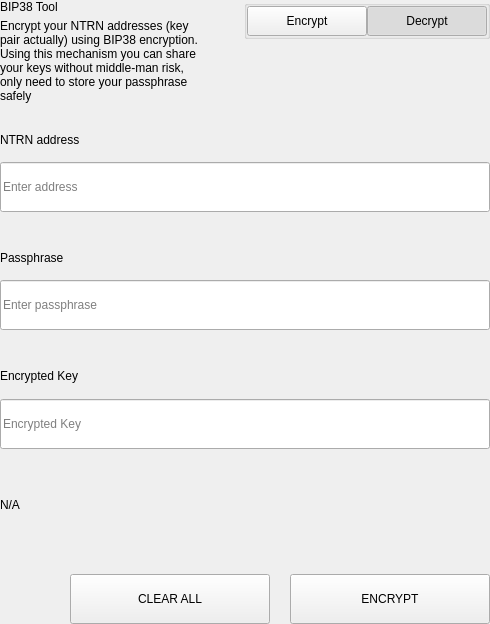
<?xml version="1.0" encoding="UTF-8"?>
<ui version="4.0">
 <class>SettingsBitToolWidget</class>
 <widget class="QWidget" name="SettingsBitToolWidget">
  <property name="geometry">
   <rect>
    <x>0</x>
    <y>0</y>
    <width>490</width>
    <height>624</height>
   </rect>
  </property>
  <property name="windowTitle">
   <string>Form</string>
  </property>
  <layout class="QVBoxLayout" name="verticalLayout">
   <property name="spacing">
    <number>0</number>
   </property>
   <property name="leftMargin">
    <number>0</number>
   </property>
   <property name="topMargin">
    <number>0</number>
   </property>
   <property name="rightMargin">
    <number>0</number>
   </property>
   <property name="bottomMargin">
    <number>0</number>
   </property>
   <item>
    <widget class="QWidget" name="left" native="true">
     <layout class="QVBoxLayout" name="verticalLayout_3">
      <property name="leftMargin">
       <number>0</number>
      </property>
      <property name="topMargin">
       <number>0</number>
      </property>
      <property name="rightMargin">
       <number>0</number>
      </property>
      <property name="bottomMargin">
       <number>0</number>
      </property>
      <item>
       <layout class="QVBoxLayout" name="verticalLayout_2">
        <property name="spacing">
         <number>0</number>
        </property>
        <item>
         <layout class="QHBoxLayout" name="horizontalLayout_3" stretch="3,1">
          <property name="spacing">
           <number>40</number>
          </property>
          <item>
           <layout class="QVBoxLayout" name="verticalLayoutTitle">
            <property name="spacing">
             <number>5</number>
            </property>
            <item>
             <widget class="QLabel" name="labelTitle">
              <property name="text">
               <string>BIP38 Tool</string>
              </property>
             </widget>
            </item>
            <item>
             <widget class="QLabel" name="labelSubtitle1">
              <property name="text">
               <string>Encrypt your NTRN addresses (key pair actually) using BIP38 encryption.
Using this mechanism you can share your keys without middle-man risk, only need to store your passphrase safely</string>
              </property>
              <property name="wordWrap">
               <bool>true</bool>
              </property>
             </widget>
            </item>
           </layout>
          </item>
          <item alignment="Qt::AlignTop">
           <widget class="QGroupBox" name="groupBox">
            <property name="title">
             <string/>
            </property>
            <property name="alignment">
             <set>Qt::AlignLeading|Qt::AlignLeft|Qt::AlignTop</set>
            </property>
            <layout class="QHBoxLayout" name="horizontalLayout_4">
             <property name="spacing">
              <number>0</number>
             </property>
             <property name="leftMargin">
              <number>0</number>
             </property>
             <property name="topMargin">
              <number>0</number>
             </property>
             <property name="rightMargin">
              <number>0</number>
             </property>
             <property name="bottomMargin">
              <number>0</number>
             </property>
             <item>
              <spacer name="horizontalSpacer">
               <property name="orientation">
                <enum>Qt::Horizontal</enum>
               </property>
               <property name="sizeHint" stdset="0">
                <size>
                 <width>40</width>
                 <height>20</height>
                </size>
               </property>
              </spacer>
             </item>
             <item>
              <widget class="QPushButton" name="pushLeft">
               <property name="minimumSize">
                <size>
                 <width>120</width>
                 <height>30</height>
                </size>
               </property>
               <property name="maximumSize">
                <size>
                 <width>120</width>
                 <height>30</height>
                </size>
               </property>
               <property name="focusPolicy">
                <enum>Qt::NoFocus</enum>
               </property>
               <property name="text">
                <string>Encrypt</string>
               </property>
               <property name="checkable">
                <bool>true</bool>
               </property>
               <property name="autoExclusive">
                <bool>true</bool>
               </property>
              </widget>
             </item>
             <item>
              <widget class="QPushButton" name="pushRight">
               <property name="minimumSize">
                <size>
                 <width>120</width>
                 <height>30</height>
                </size>
               </property>
               <property name="maximumSize">
                <size>
                 <width>120</width>
                 <height>30</height>
                </size>
               </property>
               <property name="focusPolicy">
                <enum>Qt::NoFocus</enum>
               </property>
               <property name="text">
                <string>Decrypt</string>
               </property>
               <property name="checkable">
                <bool>true</bool>
               </property>
               <property name="checked">
                <bool>true</bool>
               </property>
               <property name="autoExclusive">
                <bool>true</bool>
               </property>
              </widget>
             </item>
            </layout>
           </widget>
          </item>
         </layout>
        </item>
        <item>
         <widget class="QStackedWidget" name="stackedWidget">
          <property name="currentIndex">
           <number>1</number>
          </property>
          <widget class="QWidget" name="pageDecrypt">
           <layout class="QVBoxLayout" name="verticalLayout_5">
            <property name="spacing">
             <number>0</number>
            </property>
            <property name="leftMargin">
             <number>0</number>
            </property>
            <property name="topMargin">
             <number>0</number>
            </property>
            <property name="rightMargin">
             <number>0</number>
            </property>
            <property name="bottomMargin">
             <number>0</number>
            </property>
            <item>
             <widget class="QWidget" name="widget" native="true">
              <property name="minimumSize">
               <size>
                <width>0</width>
                <height>100</height>
               </size>
              </property>
              <layout class="QVBoxLayout" name="verticalLayout_4">
               <property name="spacing">
                <number>0</number>
               </property>
               <property name="leftMargin">
                <number>0</number>
               </property>
               <property name="topMargin">
                <number>0</number>
               </property>
               <property name="rightMargin">
                <number>0</number>
               </property>
               <property name="bottomMargin">
                <number>0</number>
               </property>
               <item>
                <spacer name="verticalSpacer_2">
                 <property name="orientation">
                  <enum>Qt::Vertical</enum>
                 </property>
                 <property name="sizeType">
                  <enum>QSizePolicy::Fixed</enum>
                 </property>
                 <property name="sizeHint" stdset="0">
                  <size>
                   <width>20</width>
                   <height>20</height>
                  </size>
                 </property>
                </spacer>
               </item>
               <item>
                <layout class="QHBoxLayout" name="horizontalLayout_6" stretch="2">
                 <property name="spacing">
                  <number>0</number>
                 </property>
                 <item>
                  <layout class="QVBoxLayout" name="verticalLayout_7">
                   <property name="spacing">
                    <number>9</number>
                   </property>
                   <item>
                    <widget class="QLabel" name="labelSubtitleKey">
                     <property name="minimumSize">
                      <size>
                       <width>0</width>
                       <height>20</height>
                      </size>
                     </property>
                     <property name="maximumSize">
                      <size>
                       <width>16777215</width>
                       <height>20</height>
                      </size>
                     </property>
                     <property name="text">
                      <string>Encrypted key</string>
                     </property>
                    </widget>
                   </item>
                   <item>
                    <widget class="QLineEdit" name="lineEditKey">
                     <property name="minimumSize">
                      <size>
                       <width>0</width>
                       <height>50</height>
                      </size>
                     </property>
                     <property name="maximumSize">
                      <size>
                       <width>16777215</width>
                       <height>50</height>
                      </size>
                     </property>
                     <property name="placeholderText">
                      <string>Enter a encrypted key</string>
                     </property>
                    </widget>
                   </item>
                  </layout>
                 </item>
                </layout>
               </item>
               <item>
                <spacer name="verticalSpacer_3">
                 <property name="orientation">
                  <enum>Qt::Vertical</enum>
                 </property>
                 <property name="sizeType">
                  <enum>QSizePolicy::Fixed</enum>
                 </property>
                 <property name="sizeHint" stdset="0">
                  <size>
                   <width>20</width>
                   <height>20</height>
                  </size>
                 </property>
                </spacer>
               </item>
               <item>
                <layout class="QVBoxLayout" name="verticalLayout_9">
                 <property name="spacing">
                  <number>9</number>
                 </property>
                 <item>
                  <widget class="QLabel" name="labelSubtitlePassphrase">
                   <property name="maximumSize">
                    <size>
                     <width>16777215</width>
                     <height>20</height>
                    </size>
                   </property>
                   <property name="text">
                    <string>Passphrase</string>
                   </property>
                  </widget>
                 </item>
                 <item>
                  <widget class="QLineEdit" name="lineEditPassphrase">
                   <property name="minimumSize">
                    <size>
                     <width>0</width>
                     <height>50</height>
                    </size>
                   </property>
                   <property name="maximumSize">
                    <size>
                     <width>16777215</width>
                     <height>50</height>
                    </size>
                   </property>
                   <property name="placeholderText">
                    <string>Enter a passphrase</string>
                   </property>
                  </widget>
                 </item>
                </layout>
               </item>
               <item>
                <spacer name="verticalSpacer_4">
                 <property name="orientation">
                  <enum>Qt::Vertical</enum>
                 </property>
                 <property name="sizeType">
                  <enum>QSizePolicy::Fixed</enum>
                 </property>
                 <property name="sizeHint" stdset="0">
                  <size>
                   <width>20</width>
                   <height>20</height>
                  </size>
                 </property>
                </spacer>
               </item>
               <item>
                <widget class="QWidget" name="widget_3" native="true">
                 <property name="sizePolicy">
                  <sizepolicy hsizetype="Preferred" vsizetype="Fixed">
                   <horstretch>0</horstretch>
                   <verstretch>0</verstretch>
                  </sizepolicy>
                 </property>
                 <layout class="QVBoxLayout" name="verticalLayout_10">
                  <property name="spacing">
                   <number>9</number>
                  </property>
                  <property name="leftMargin">
                   <number>0</number>
                  </property>
                  <property name="topMargin">
                   <number>0</number>
                  </property>
                  <property name="rightMargin">
                   <number>0</number>
                  </property>
                  <property name="bottomMargin">
                   <number>0</number>
                  </property>
                  <item>
                   <widget class="QLabel" name="labelSubtitleDecryptResult">
                    <property name="minimumSize">
                     <size>
                      <width>0</width>
                      <height>20</height>
                     </size>
                    </property>
                    <property name="maximumSize">
                     <size>
                      <width>16777215</width>
                      <height>20</height>
                     </size>
                    </property>
                    <property name="text">
                     <string>Decrypted address result</string>
                    </property>
                   </widget>
                  </item>
                  <item>
                   <widget class="QWidget" name="widget_4" native="true">
                    <layout class="QHBoxLayout" name="horizontalLayout" stretch="6,0,1">
                     <property name="spacing">
                      <number>0</number>
                     </property>
                     <property name="leftMargin">
                      <number>0</number>
                     </property>
                     <property name="topMargin">
                      <number>0</number>
                     </property>
                     <property name="rightMargin">
                      <number>0</number>
                     </property>
                     <property name="bottomMargin">
                      <number>0</number>
                     </property>
                     <item alignment="Qt::AlignVCenter">
                      <widget class="QLineEdit" name="lineEditDecryptResult">
                       <property name="minimumSize">
                        <size>
                         <width>0</width>
                         <height>50</height>
                        </size>
                       </property>
                       <property name="maximumSize">
                        <size>
                         <width>16777215</width>
                         <height>50</height>
                        </size>
                       </property>
                       <property name="placeholderText">
                        <string>Decrypted Address</string>
                       </property>
                      </widget>
                     </item>
                     <item>
                      <spacer name="horizontalSpacer_4">
                       <property name="orientation">
                        <enum>Qt::Horizontal</enum>
                       </property>
                       <property name="sizeType">
                        <enum>QSizePolicy::Fixed</enum>
                       </property>
                       <property name="sizeHint" stdset="0">
                        <size>
                         <width>20</width>
                         <height>50</height>
                        </size>
                       </property>
                      </spacer>
                     </item>
                     <item>
                      <widget class="QPushButton" name="pushButtonImport">
                       <property name="minimumSize">
                        <size>
                         <width>140</width>
                         <height>40</height>
                        </size>
                       </property>
                       <property name="text">
                        <string>Import Address</string>
                       </property>
                      </widget>
                     </item>
                    </layout>
                   </widget>
                  </item>
                 </layout>
                </widget>
               </item>
               <item>
                <widget class="QLabel" name="statusLabel_DEC">
                 <property name="maximumSize">
                  <size>
                   <width>16777215</width>
                   <height>40</height>
                  </size>
                 </property>
                 <property name="text">
                  <string/>
                 </property>
                </widget>
               </item>
               <item>
                <spacer name="verticalSpacer">
                 <property name="orientation">
                  <enum>Qt::Vertical</enum>
                 </property>
                 <property name="sizeType">
                  <enum>QSizePolicy::Preferred</enum>
                 </property>
                 <property name="sizeHint" stdset="0">
                  <size>
                   <width>20</width>
                   <height>20</height>
                  </size>
                 </property>
                </spacer>
               </item>
               <item>
                <layout class="QHBoxLayout" name="horizontalLayout_7">
                 <property name="spacing">
                  <number>0</number>
                 </property>
                 <item>
                  <spacer name="horizontalSpacer_5">
                   <property name="orientation">
                    <enum>Qt::Horizontal</enum>
                   </property>
                   <property name="sizeType">
                    <enum>QSizePolicy::Expanding</enum>
                   </property>
                   <property name="sizeHint" stdset="0">
                    <size>
                     <width>40</width>
                     <height>20</height>
                    </size>
                   </property>
                  </spacer>
                 </item>
                 <item>
                  <widget class="QPushButton" name="pushButtonDecryptClear">
                   <property name="minimumSize">
                    <size>
                     <width>200</width>
                     <height>50</height>
                    </size>
                   </property>
                   <property name="maximumSize">
                    <size>
                     <width>200</width>
                     <height>50</height>
                    </size>
                   </property>
                   <property name="text">
                    <string>CLEAR</string>
                   </property>
                  </widget>
                 </item>
                 <item>
                  <spacer name="horizontalSpacer_3">
                   <property name="orientation">
                    <enum>Qt::Horizontal</enum>
                   </property>
                   <property name="sizeType">
                    <enum>QSizePolicy::Fixed</enum>
                   </property>
                   <property name="sizeHint" stdset="0">
                    <size>
                     <width>20</width>
                     <height>20</height>
                    </size>
                   </property>
                  </spacer>
                 </item>
                 <item>
                  <widget class="QPushButton" name="pushButtonDecrypt">
                   <property name="minimumSize">
                    <size>
                     <width>200</width>
                     <height>50</height>
                    </size>
                   </property>
                   <property name="maximumSize">
                    <size>
                     <width>200</width>
                     <height>50</height>
                    </size>
                   </property>
                   <property name="text">
                    <string>DECRYPT KEY</string>
                   </property>
                  </widget>
                 </item>
                </layout>
               </item>
              </layout>
             </widget>
            </item>
           </layout>
          </widget>
          <widget class="QWidget" name="pageEncrypt">
           <layout class="QVBoxLayout" name="verticalLayout_11">
            <property name="spacing">
             <number>0</number>
            </property>
            <property name="leftMargin">
             <number>0</number>
            </property>
            <property name="topMargin">
             <number>0</number>
            </property>
            <property name="rightMargin">
             <number>0</number>
            </property>
            <property name="bottomMargin">
             <number>0</number>
            </property>
            <item>
             <spacer name="verticalSpacer_8">
              <property name="orientation">
               <enum>Qt::Vertical</enum>
              </property>
              <property name="sizeType">
               <enum>QSizePolicy::Fixed</enum>
              </property>
              <property name="sizeHint" stdset="0">
               <size>
                <width>20</width>
                <height>20</height>
               </size>
              </property>
             </spacer>
            </item>
            <item>
             <widget class="QWidget" name="containerAddressEnc" native="true">
              <layout class="QVBoxLayout" name="containerAddressEncLayout">
               <property name="spacing">
                <number>5</number>
               </property>
               <property name="leftMargin">
                <number>0</number>
               </property>
               <property name="topMargin">
                <number>0</number>
               </property>
               <property name="rightMargin">
                <number>0</number>
               </property>
               <property name="bottomMargin">
                <number>0</number>
               </property>
               <item>
                <widget class="QLabel" name="labelSubtitleAddress">
                 <property name="minimumSize">
                  <size>
                   <width>0</width>
                   <height>20</height>
                  </size>
                 </property>
                 <property name="maximumSize">
                  <size>
                   <width>16777215</width>
                   <height>20</height>
                  </size>
                 </property>
                 <property name="text">
                  <string>NTRN address</string>
                 </property>
                </widget>
               </item>
               <item>
                <widget class="QLineEdit" name="addressIn_ENC">
                 <property name="minimumSize">
                  <size>
                   <width>0</width>
                   <height>50</height>
                  </size>
                 </property>
                 <property name="placeholderText">
                  <string>Enter address</string>
                 </property>
                </widget>
               </item>
              </layout>
             </widget>
            </item>
            <item>
             <spacer name="verticalSpacer_6">
              <property name="orientation">
               <enum>Qt::Vertical</enum>
              </property>
              <property name="sizeType">
               <enum>QSizePolicy::Fixed</enum>
              </property>
              <property name="sizeHint" stdset="0">
               <size>
                <width>20</width>
                <height>20</height>
               </size>
              </property>
             </spacer>
            </item>
            <item>
             <widget class="QWidget" name="containerAddress" native="true">
              <layout class="QHBoxLayout" name="horizontalLayout_9" stretch="2">
               <property name="spacing">
                <number>0</number>
               </property>
               <property name="leftMargin">
                <number>0</number>
               </property>
               <property name="topMargin">
                <number>0</number>
               </property>
               <property name="rightMargin">
                <number>0</number>
               </property>
               <property name="bottomMargin">
                <number>0</number>
               </property>
               <item>
                <layout class="QVBoxLayout" name="verticalLayout_8">
                 <property name="spacing">
                  <number>5</number>
                 </property>
                 <item>
                  <widget class="QLabel" name="labelSubtitleMessage">
                   <property name="minimumSize">
                    <size>
                     <width>0</width>
                     <height>20</height>
                    </size>
                   </property>
                   <property name="maximumSize">
                    <size>
                     <width>16777215</width>
                     <height>20</height>
                    </size>
                   </property>
                   <property name="text">
                    <string>Passphrase</string>
                   </property>
                  </widget>
                 </item>
                 <item>
                  <widget class="QLineEdit" name="passphraseIn_ENC">
                   <property name="minimumSize">
                    <size>
                     <width>0</width>
                     <height>50</height>
                    </size>
                   </property>
                   <property name="maximumSize">
                    <size>
                     <width>16777215</width>
                     <height>50</height>
                    </size>
                   </property>
                   <property name="placeholderText">
                    <string>Enter passphrase</string>
                   </property>
                  </widget>
                 </item>
                </layout>
               </item>
              </layout>
             </widget>
            </item>
            <item>
             <spacer name="verticalSpacer_7">
              <property name="orientation">
               <enum>Qt::Vertical</enum>
              </property>
              <property name="sizeType">
               <enum>QSizePolicy::Fixed</enum>
              </property>
              <property name="sizeHint" stdset="0">
               <size>
                <width>20</width>
                <height>20</height>
               </size>
              </property>
             </spacer>
            </item>
            <item>
             <widget class="QWidget" name="widget_2" native="true">
              <property name="minimumSize">
               <size>
                <width>0</width>
                <height>75</height>
               </size>
              </property>
              <property name="maximumSize">
               <size>
                <width>16777215</width>
                <height>16777215</height>
               </size>
              </property>
              <layout class="QVBoxLayout" name="verticalLayout_6">
               <property name="leftMargin">
                <number>0</number>
               </property>
               <property name="topMargin">
                <number>0</number>
               </property>
               <property name="rightMargin">
                <number>0</number>
               </property>
               <property name="bottomMargin">
                <number>0</number>
               </property>
               <item>
                <widget class="QLabel" name="labelSubtitleEncryptedKey">
                 <property name="minimumSize">
                  <size>
                   <width>0</width>
                   <height>20</height>
                  </size>
                 </property>
                 <property name="maximumSize">
                  <size>
                   <width>16777215</width>
                   <height>20</height>
                  </size>
                 </property>
                 <property name="text">
                  <string>Encrypted Key</string>
                 </property>
                </widget>
               </item>
               <item>
                <widget class="QLineEdit" name="encryptedKeyOut_ENC">
                 <property name="minimumSize">
                  <size>
                   <width>0</width>
                   <height>50</height>
                  </size>
                 </property>
                 <property name="placeholderText">
                  <string>Encrypted Key</string>
                 </property>
                </widget>
               </item>
              </layout>
             </widget>
            </item>
            <item>
             <widget class="QLabel" name="statusLabel_ENC">
              <property name="text">
               <string notr="true">N/A</string>
              </property>
             </widget>
            </item>
            <item>
             <spacer name="verticalSpacer_5">
              <property name="orientation">
               <enum>Qt::Vertical</enum>
              </property>
              <property name="sizeType">
               <enum>QSizePolicy::Fixed</enum>
              </property>
              <property name="sizeHint" stdset="0">
               <size>
                <width>20</width>
                <height>20</height>
               </size>
              </property>
             </spacer>
            </item>
            <item>
             <layout class="QHBoxLayout" name="horizontalLayout_8">
              <property name="spacing">
               <number>0</number>
              </property>
              <item>
               <spacer name="horizontalSpacer_6">
                <property name="orientation">
                 <enum>Qt::Horizontal</enum>
                </property>
                <property name="sizeType">
                 <enum>QSizePolicy::Expanding</enum>
                </property>
                <property name="sizeHint" stdset="0">
                 <size>
                  <width>40</width>
                  <height>20</height>
                 </size>
                </property>
               </spacer>
              </item>
              <item>
               <widget class="QPushButton" name="pushButtonClear">
                <property name="minimumSize">
                 <size>
                  <width>200</width>
                  <height>50</height>
                 </size>
                </property>
                <property name="focusPolicy">
                 <enum>Qt::NoFocus</enum>
                </property>
                <property name="text">
                 <string>CLEAR ALL</string>
                </property>
               </widget>
              </item>
              <item>
               <spacer name="horizontalSpacer_2">
                <property name="orientation">
                 <enum>Qt::Horizontal</enum>
                </property>
                <property name="sizeType">
                 <enum>QSizePolicy::Fixed</enum>
                </property>
                <property name="sizeHint" stdset="0">
                 <size>
                  <width>20</width>
                  <height>20</height>
                 </size>
                </property>
               </spacer>
              </item>
              <item>
               <widget class="QPushButton" name="pushButtonEncrypt">
                <property name="minimumSize">
                 <size>
                  <width>200</width>
                  <height>50</height>
                 </size>
                </property>
                <property name="maximumSize">
                 <size>
                  <width>200</width>
                  <height>50</height>
                 </size>
                </property>
                <property name="focusPolicy">
                 <enum>Qt::NoFocus</enum>
                </property>
                <property name="text">
                 <string>ENCRYPT</string>
                </property>
               </widget>
              </item>
             </layout>
            </item>
           </layout>
          </widget>
         </widget>
        </item>
       </layout>
      </item>
     </layout>
    </widget>
   </item>
  </layout>
 </widget>
 <resources/>
 <connections/>
</ui>
